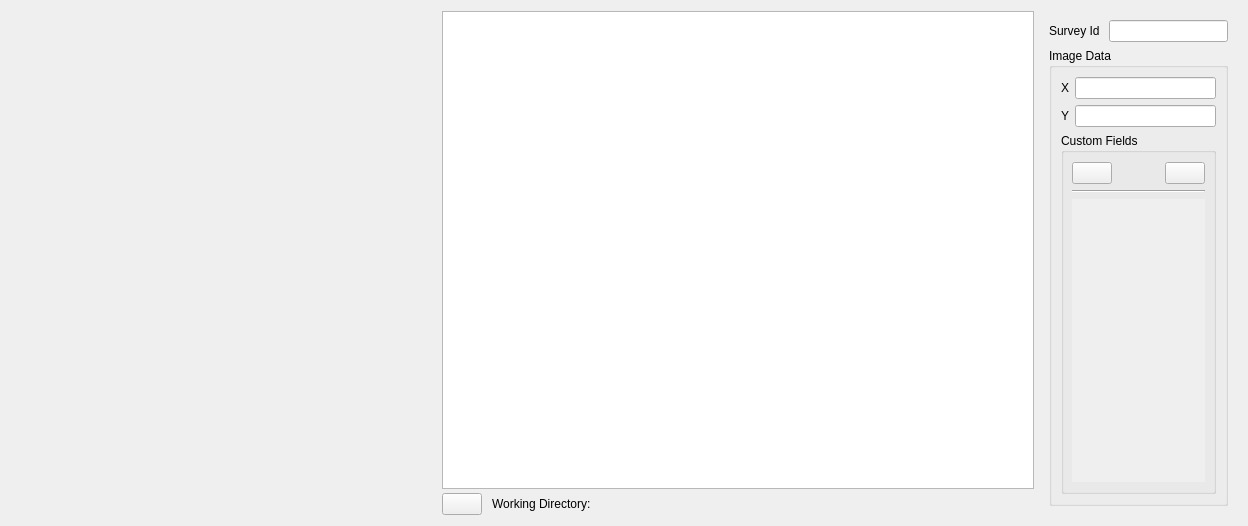
<?xml version="1.0" encoding="UTF-8"?>
<ui version="4.0">
 <class>CentralWidget</class>
 <widget class="QWidget" name="CentralWidget">
  <property name="geometry">
   <rect>
    <x>0</x>
    <y>0</y>
    <width>1248</width>
    <height>526</height>
   </rect>
  </property>
  <property name="windowTitle">
   <string>Form</string>
  </property>
  <layout class="QHBoxLayout" name="horizontalLayout_5">
   <item>
    <widget class="QFrame" name="framePointWidget">
     <property name="sizePolicy">
      <sizepolicy hsizetype="Fixed" vsizetype="Preferred">
       <horstretch>1</horstretch>
       <verstretch>0</verstretch>
      </sizepolicy>
     </property>
     <property name="minimumSize">
      <size>
       <width>425</width>
       <height>0</height>
      </size>
     </property>
     <property name="maximumSize">
      <size>
       <width>16777215</width>
       <height>16777215</height>
      </size>
     </property>
     <property name="frameShape">
      <enum>QFrame::NoFrame</enum>
     </property>
     <property name="frameShadow">
      <enum>QFrame::Plain</enum>
     </property>
     <property name="lineWidth">
      <number>0</number>
     </property>
     <layout class="QVBoxLayout" name="verticalLayout">
      <property name="spacing">
       <number>0</number>
      </property>
      <property name="leftMargin">
       <number>0</number>
      </property>
      <property name="topMargin">
       <number>0</number>
      </property>
      <property name="rightMargin">
       <number>0</number>
      </property>
      <property name="bottomMargin">
       <number>0</number>
      </property>
     </layout>
    </widget>
   </item>
   <item>
    <widget class="QFrame" name="frameCenter">
     <property name="sizePolicy">
      <sizepolicy hsizetype="Preferred" vsizetype="Preferred">
       <horstretch>3</horstretch>
       <verstretch>0</verstretch>
      </sizepolicy>
     </property>
     <property name="frameShape">
      <enum>QFrame::NoFrame</enum>
     </property>
     <property name="frameShadow">
      <enum>QFrame::Raised</enum>
     </property>
     <layout class="QVBoxLayout" name="verticalLayout_4">
      <property name="spacing">
       <number>0</number>
      </property>
      <property name="leftMargin">
       <number>0</number>
      </property>
      <property name="topMargin">
       <number>0</number>
      </property>
      <property name="rightMargin">
       <number>0</number>
      </property>
      <property name="bottomMargin">
       <number>0</number>
      </property>
      <item>
       <widget class="CentralGraphicsView" name="graphicsView"/>
      </item>
      <item>
       <layout class="QHBoxLayout" name="horizontalLayout">
        <property name="spacing">
         <number>10</number>
        </property>
        <property name="topMargin">
         <number>4</number>
        </property>
        <item>
         <widget class="QPushButton" name="pushButtonFolder">
          <property name="toolTip">
           <string>Load folder of images.</string>
          </property>
          <property name="text">
           <string/>
          </property>
          <property name="icon">
           <iconset>
            <normaloff>:/icons/folder.svg</normaloff>:/icons/folder.svg</iconset>
          </property>
          <property name="iconSize">
           <size>
            <width>24</width>
            <height>24</height>
           </size>
          </property>
         </widget>
        </item>
        <item>
         <widget class="QLabel" name="label_3">
          <property name="text">
           <string>Working Directory:</string>
          </property>
         </widget>
        </item>
        <item>
         <widget class="QLabel" name="labelWorkingDirectory">
          <property name="text">
           <string/>
          </property>
         </widget>
        </item>
        <item>
         <spacer name="horizontalSpacer_2">
          <property name="orientation">
           <enum>Qt::Horizontal</enum>
          </property>
          <property name="sizeHint" stdset="0">
           <size>
            <width>40</width>
            <height>20</height>
           </size>
          </property>
         </spacer>
        </item>
       </layout>
      </item>
     </layout>
    </widget>
   </item>
   <item>
    <widget class="QFrame" name="frameCustomField">
     <property name="sizePolicy">
      <sizepolicy hsizetype="Preferred" vsizetype="Preferred">
       <horstretch>1</horstretch>
       <verstretch>0</verstretch>
      </sizepolicy>
     </property>
     <property name="frameShape">
      <enum>QFrame::NoFrame</enum>
     </property>
     <property name="frameShadow">
      <enum>QFrame::Raised</enum>
     </property>
     <layout class="QVBoxLayout" name="verticalLayout_5">
      <item>
       <layout class="QHBoxLayout" name="SurveyId">
        <item>
         <widget class="QLabel" name="label_4">
          <property name="text">
           <string>Survey Id </string>
          </property>
         </widget>
        </item>
        <item>
         <widget class="QLineEdit" name="lineEditSurveyId"/>
        </item>
       </layout>
      </item>
      <item>
       <widget class="QGroupBox" name="groupBoxImageData">
        <property name="minimumSize">
         <size>
          <width>0</width>
          <height>0</height>
         </size>
        </property>
        <property name="maximumSize">
         <size>
          <width>16777215</width>
          <height>16777215</height>
         </size>
        </property>
        <property name="title">
         <string>Image Data</string>
        </property>
        <layout class="QVBoxLayout" name="verticalLayout_2">
         <item>
          <layout class="QHBoxLayout" name="horizontalLayout_2">
           <item>
            <widget class="QLabel" name="label">
             <property name="text">
              <string>X</string>
             </property>
            </widget>
           </item>
           <item>
            <widget class="QLineEdit" name="lineEditX">
             <property name="sizePolicy">
              <sizepolicy hsizetype="Expanding" vsizetype="Fixed">
               <horstretch>0</horstretch>
               <verstretch>0</verstretch>
              </sizepolicy>
             </property>
            </widget>
           </item>
          </layout>
         </item>
         <item>
          <layout class="QHBoxLayout" name="horizontalLayout_3">
           <item>
            <widget class="QLabel" name="label_2">
             <property name="text">
              <string>Y</string>
             </property>
            </widget>
           </item>
           <item>
            <widget class="QLineEdit" name="lineEditY"/>
           </item>
          </layout>
         </item>
         <item>
          <widget class="QGroupBox" name="groupBoxCustomFields">
           <property name="sizePolicy">
            <sizepolicy hsizetype="Preferred" vsizetype="Expanding">
             <horstretch>0</horstretch>
             <verstretch>0</verstretch>
            </sizepolicy>
           </property>
           <property name="title">
            <string>Custom Fields</string>
           </property>
           <layout class="QVBoxLayout" name="verticalLayout_3">
            <property name="leftMargin">
             <number>8</number>
            </property>
            <property name="rightMargin">
             <number>8</number>
            </property>
            <item>
             <layout class="QHBoxLayout" name="horizontalLayout_4">
              <item>
               <widget class="QPushButton" name="pushButtonDeleteField">
                <property name="toolTip">
                 <string>Delete custom field.</string>
                </property>
                <property name="text">
                 <string/>
                </property>
                <property name="icon">
                 <iconset>
                  <normaloff>:/icons/delete.svg</normaloff>:/icons/delete.svg</iconset>
                </property>
                <property name="iconSize">
                 <size>
                  <width>24</width>
                  <height>24</height>
                 </size>
                </property>
               </widget>
              </item>
              <item>
               <spacer name="horizontalSpacer">
                <property name="orientation">
                 <enum>Qt::Horizontal</enum>
                </property>
                <property name="sizeHint" stdset="0">
                 <size>
                  <width>40</width>
                  <height>20</height>
                 </size>
                </property>
               </spacer>
              </item>
              <item>
               <widget class="QPushButton" name="pushButtonAddField">
                <property name="toolTip">
                 <string>Add custom field.</string>
                </property>
                <property name="text">
                 <string/>
                </property>
                <property name="icon">
                 <iconset>
                  <normaloff>:/icons/add.svg</normaloff>:/icons/add.svg</iconset>
                </property>
                <property name="iconSize">
                 <size>
                  <width>24</width>
                  <height>24</height>
                 </size>
                </property>
               </widget>
              </item>
             </layout>
            </item>
            <item>
             <widget class="Line" name="line">
              <property name="orientation">
               <enum>Qt::Horizontal</enum>
              </property>
             </widget>
            </item>
            <item>
             <widget class="QScrollArea" name="scrollAreaCustomFields">
              <property name="widgetResizable">
               <bool>true</bool>
              </property>
              <property name="frameShape">
               <enum>QFrame::NoFrame</enum>
              </property>
             <widget class="QFrame" name="frameCustomFields">
              <property name="sizePolicy">
               <sizepolicy hsizetype="Preferred" vsizetype="Expanding">
                <horstretch>0</horstretch>
                <verstretch>0</verstretch>
               </sizepolicy>
              </property>
              <property name="frameShape">
               <enum>QFrame::NoFrame</enum>
              </property>
              <property name="frameShadow">
               <enum>QFrame::Plain</enum>
              </property>
             </widget>
             </widget>
            </item>
           </layout>
          </widget>
         </item>
        </layout>
       </widget>
      </item>
     </layout>
    </widget>
   </item>
  </layout>
 </widget>
 <customwidgets>
  <customwidget>
   <class>CentralGraphicsView</class>
   <extends>QGraphicsView</extends>
   <header>ddg/central_graphics_view</header>
  </customwidget>
 </customwidgets>
 <resources>
  <include location="../icons/ddg.qrc"/>
 </resources>
 <connections/>
</ui>
